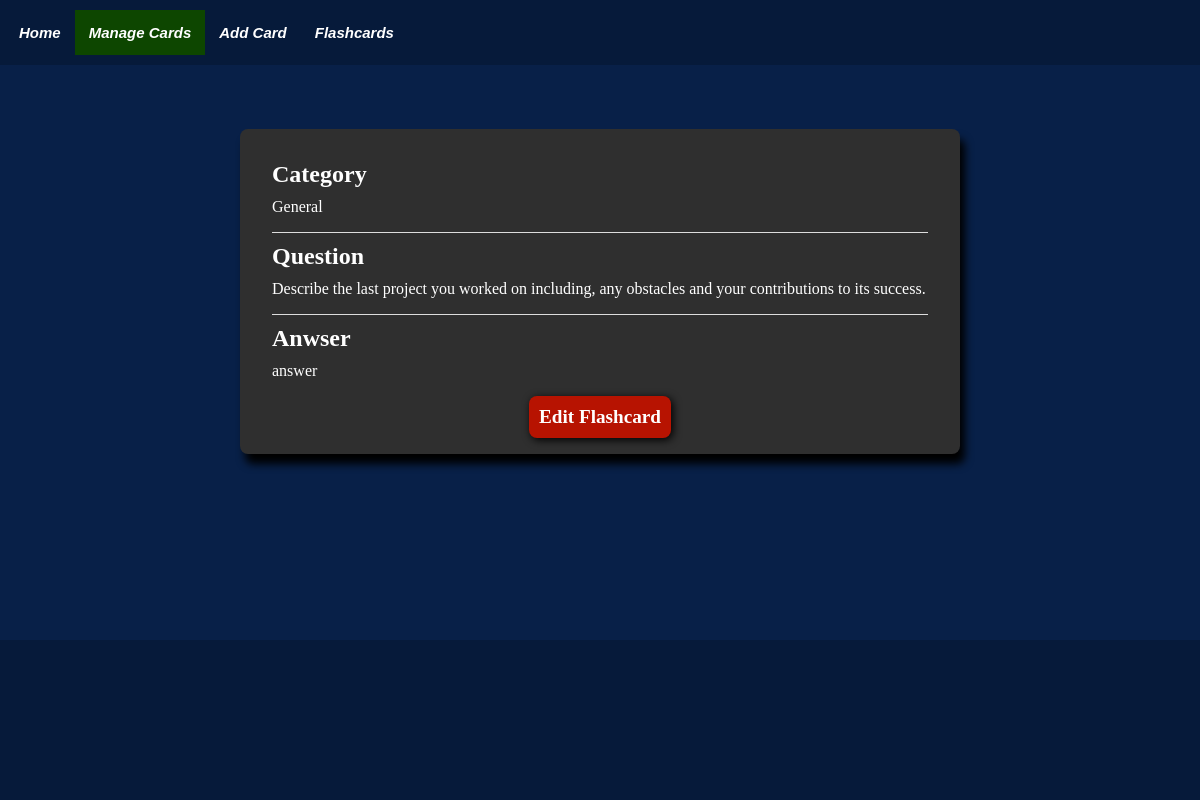
The app's page /view_flashcard/2, older data.
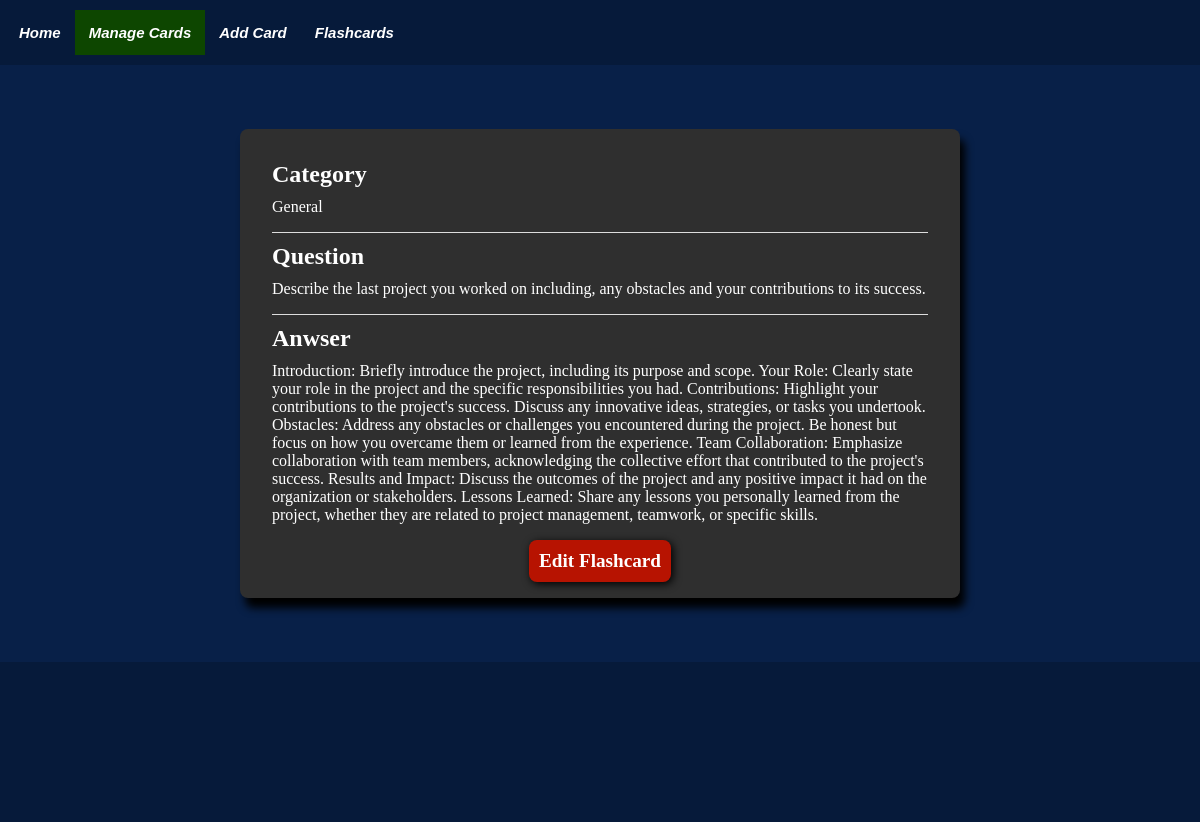
The same page, newer data.
### tables this page shows
CREATE TABLE Flashcards(
                    cid INTEGER PRIMARY KEY AUTOINCREMENT,
                    category TEXT NOT NULL,
                    question TEXT,
                    answer TEXT,
                    qid INTEGER REFERENCES Figure(fid), 
                    aid INTEGER REFERENCES Figure(fid)
            );

### app.py (the view)
@app.route("/view_flashcard/<key>")
def view_flashcard_route(key):
    data = database.view_card(key=key)
    categories = database.view_allcategories()
    return render_template('view_flashcard.html', nav_id="manage-page", data=data, categories=categories)

### templates/view_flashcard.html (shortened to what this page needs)
{% extends "base.html" %}
{% block content %}
<div class="flashcard-content">
    <div class="flashcard-content-inner">
        <h2>Category</h2>
        <p>{{ data['category'] | escape }}</p>
    </div>
    <div class="flashcard-content-inner">
        <h2>Question</h2>
        <p>{{ data['question'] | escape }}</p>
    </div>
    <div class="flashcard-content-inner">
        <h2>Anwser</h2>
        <p>{{ data['answer'] | escape }}</p>
    </div>
    <a class="edit-btn view-btn" href="{{ url_for('edit_flashcard_route', key=data['key']) | escape }}">
        Edit Flashcard
    </a>
</div>
{% endblock %}

Row changes from the older to the newer data that the page shows:
changed Flashcards "General": answer "answer" → "Introduction: Briefly introduce the project, including its purpose and scope. Your Role: Clearly state your role in the project and the specific responsibilities you had. Contributions: Highlight your contributions to the project's success. Discuss any innovative ideas, strategies, or tasks you undertook. Obstacles: Address any obstacles or challenges you encountered during the project. Be honest but focus on how you overcame them or learned from the experience. Team Collaboration: Emphasize collaboration with team members, acknowledging the collective effort that contributed to the project's success. Results and Impact: Discuss the outcomes of the project and any positive impact it had on…"
